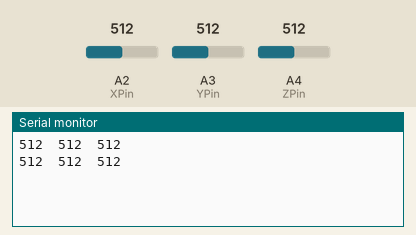
Bench run of a sketch on a simulated Arduino Uno, built with avr-gcc and run on an emulated ATmega328P. Shown: the last lines printed to the serial monitor. The test bench sets the inputs (shaded band); at power-on: A2 (XPin) = 512, A3 (YPin) = 512, A4 (ZPin) = 512.

Above: at 1.8 s.
1.9 s: A2 (XPin) set to 716
At 2.8 s:
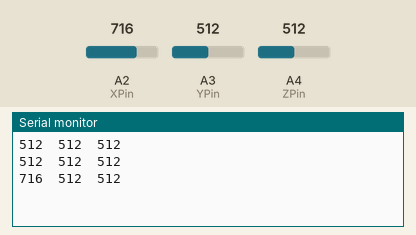
3.4 s: A3 (YPin) set to 716
At 4.7 s:
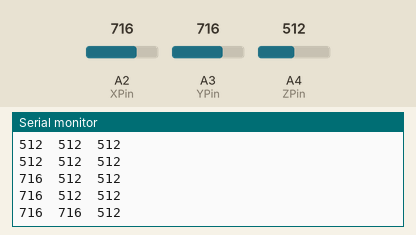
4.9 s: A4 (ZPin) set to 716
At 5.8 s:
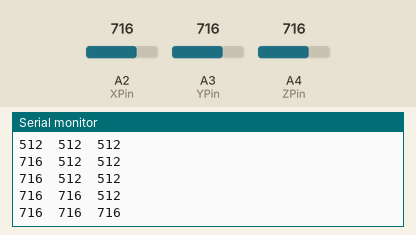
6.4 s: A2 (XPin) set to 900
At 7.4 s:
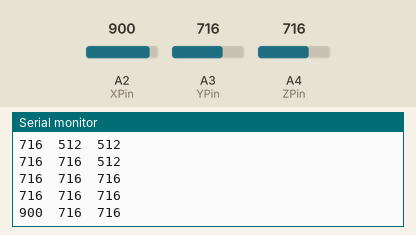
7.9 s: A3 (YPin) set to 900
At 8.8 s:
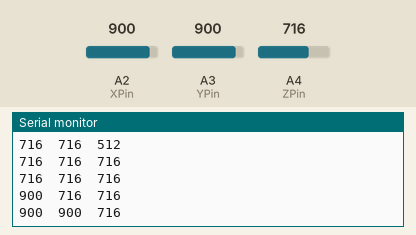
9.4 s: A4 (ZPin) set to 900
At 10.8 s:
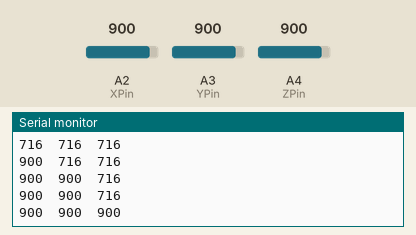
Timing chart, 0 to 11.9 s (numbered marks = the images above; inputs shaded):
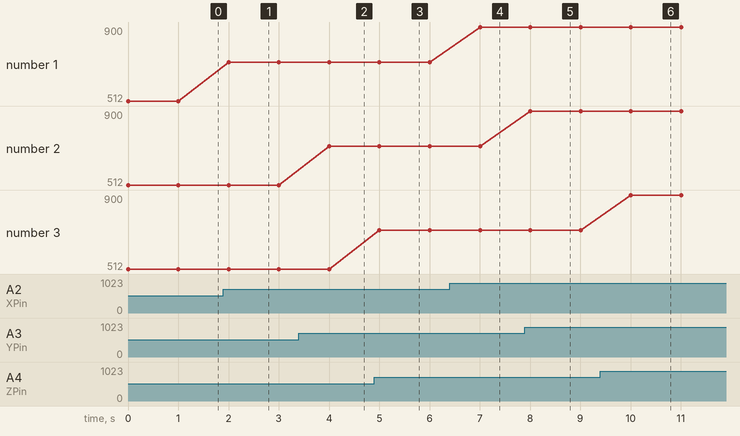

Measured:
- after the input at 1.9 s, the serial monitor: prints a new line after 0.10 s (image 1)
- after the input at 3.4 s, the serial monitor: prints a new line after 0.60 s (image 2)
- after the input at 4.9 s, the serial monitor: prints a new line after 0.10 s (image 3)
- after the input at 6.4 s, the serial monitor: prints a new line after 0.61 s (image 4)
- after the input at 7.9 s, the serial monitor: prints a new line after 0.11 s (image 5)
- after the input at 9.4 s, the serial monitor: prints a new line after 0.61 s (image 6)
- plotted number 1: 512 → 716 after the input at 1.9 s, 716 → 900 after the input at 6.4 s

The sketch:

adxl_elementz.ino
```cpp
/*
ADXL335 Sample Code
Author : Jayasenan
Company : Elementz Engineers Guild Pvt Ltd

Website: http://www.elementzonline.com
*/


#define XPin A2// X Pin
#define YPin A3// Y Pin
#define ZPin A4// Z Pin

void setup() {
 Serial.begin (9600);
 pinMode(XPin, INPUT);
 pinMode(YPin, INPUT);
 pinMode(ZPin, INPUT);
}


void loop()
{
  // print the sensor values:
  Serial.print(analogRead(XPin));
  // print a tab between values:
  Serial.print("\t");
  Serial.print(analogRead(YPin));
  // print a tab between values:
  Serial.print("\t");
  Serial.print(analogRead(ZPin));
  Serial.println();
  // delay before next reading:
  delay(1000);
}
```
